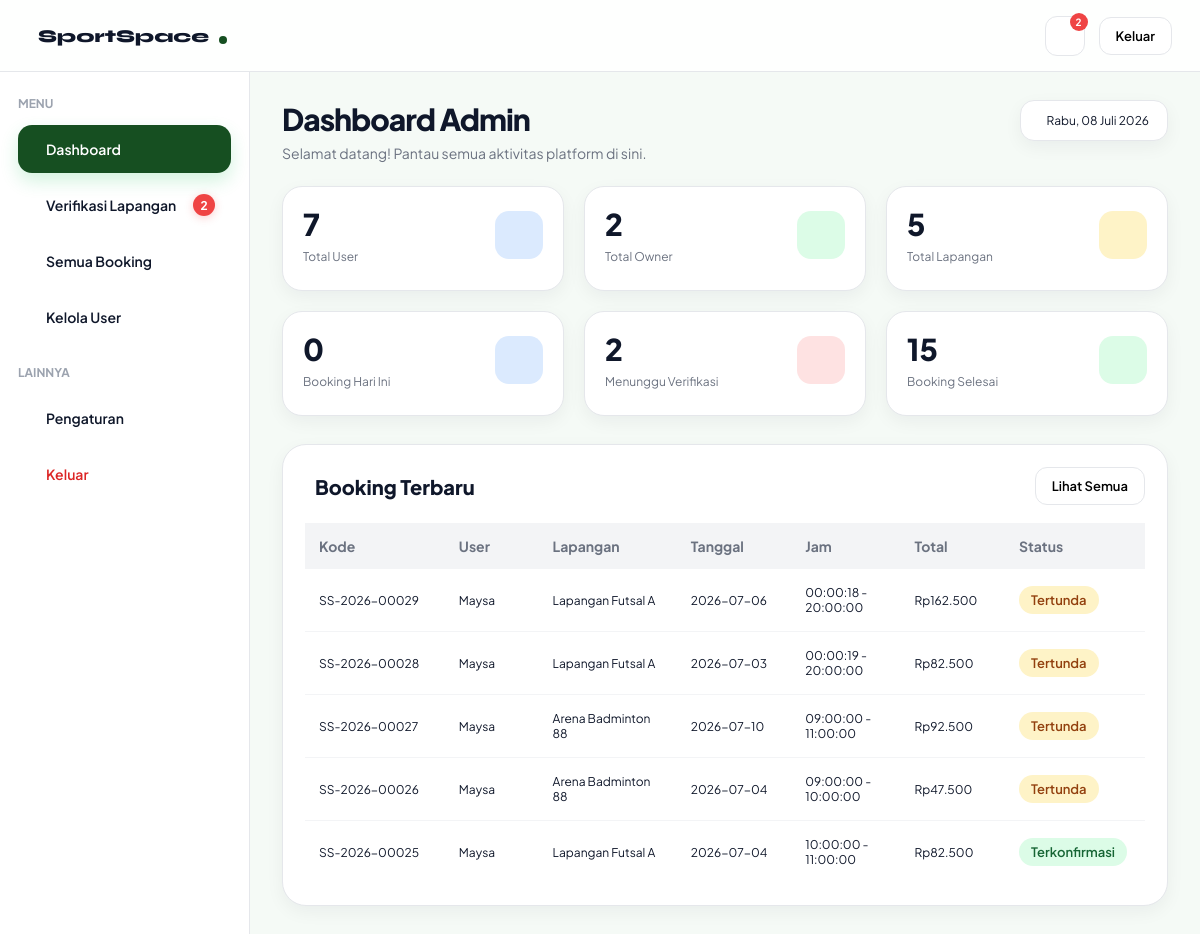
/dashboard-admin.php, run on an earlier commit of the app's database.
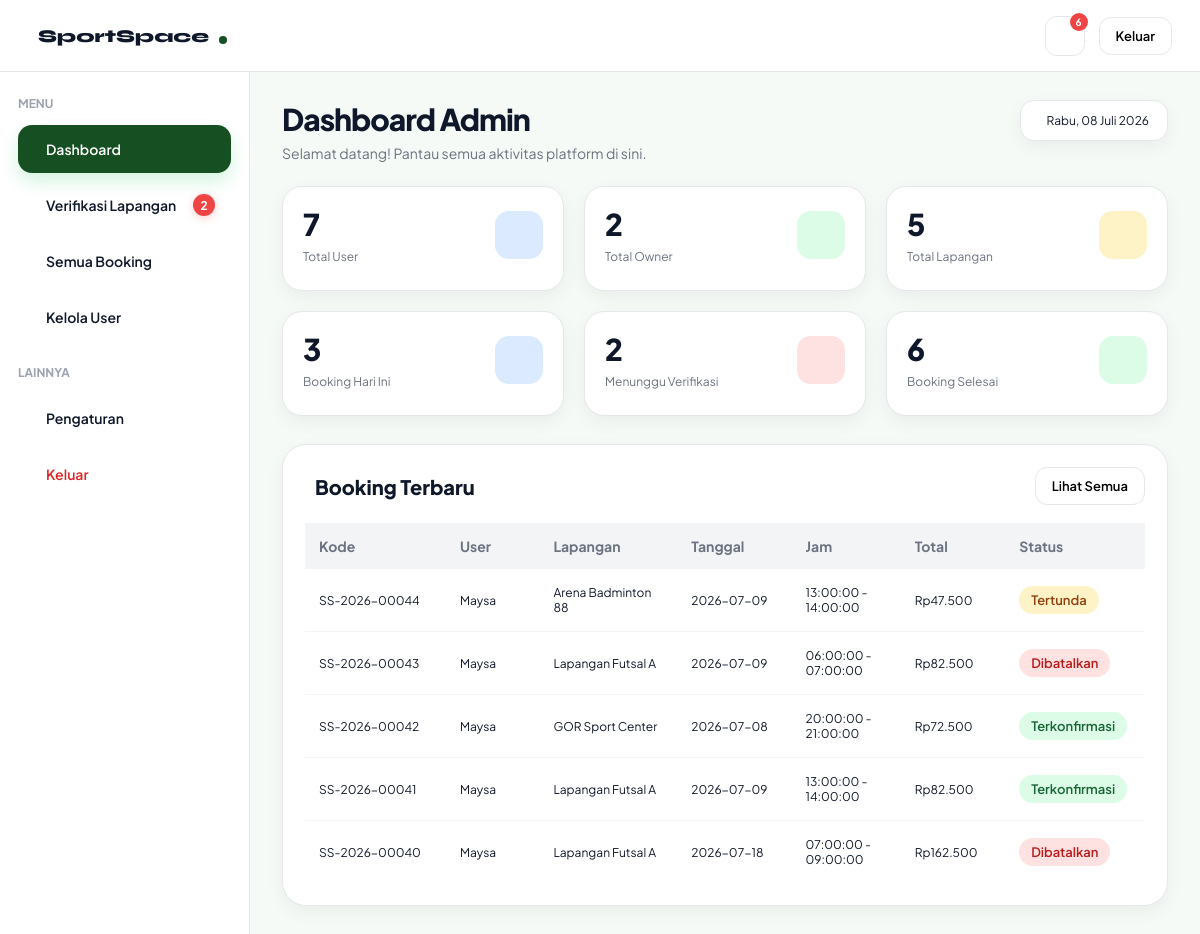
And on a later commit of the database.
### tables this page shows
CREATE TABLE `booking` (
  `booking_id` int(11) NOT NULL,
  `user_id` int(11) NOT NULL,
  `field_id` int(11) NOT NULL,
  `tanggal` date NOT NULL,
  `jam_mulai` time NOT NULL,
  `jam_selesai` time NOT NULL,
  `status` enum('tertunda','terkonfirmasi','ditolak','dibatalkan','selesai') NOT NULL DEFAULT 'tertunda',
  `created_at` timestamp NOT NULL DEFAULT current_timestamp(),
  `booking_code` varchar(20) DEFAULT NULL,
  `metode_pembayaran` varchar(30) DEFAULT NULL,
  `bank` varchar(30) DEFAULT NULL,
  `total` decimal(12,2) NOT NULL
);

CREATE TABLE `users` (
  `user_id` int(11) NOT NULL,
  `nama` varchar(50) NOT NULL,
  `email` varchar(100) NOT NULL,
  `telepon` varchar(15) NOT NULL,
  `password` varchar(255) NOT NULL,
  `role` enum('user','admin','owner') NOT NULL DEFAULT 'user',
  `aktif` enum('aktif','nonaktif') NOT NULL DEFAULT 'aktif',
  `created_at` timestamp NOT NULL DEFAULT current_timestamp()
);

CREATE TABLE `fields` (
  `field_id` int(11) NOT NULL,
  `owner_id` int(11) DEFAULT NULL,
  `nama_lapangan` varchar(100) NOT NULL,
  `jenis` varchar(50) NOT NULL,
  `harga` decimal(10,2) NOT NULL,
  `status` enum('tersedia','penuh') NOT NULL DEFAULT 'tersedia',
  `lokasi` varchar(255) DEFAULT NULL,
  `gambar` varchar(255) DEFAULT NULL,
  `deskripsi` text DEFAULT NULL,
  `owner_name` varchar(100) DEFAULT NULL,
  `owner_phone` varchar(20) DEFAULT NULL,
  `owner_address` varchar(255) DEFAULT NULL,
  `jam_operasional` varchar(50) DEFAULT NULL,
  `kapasitas` int(11) DEFAULT NULL,
  `jenis_lantai` varchar(50) DEFAULT NULL,
  `fasilitas` text DEFAULT NULL,
  `maps_link` text DEFAULT NULL,
  `google_maps_url` text DEFAULT NULL,
  `verifikasi` enum('pending','diterima','ditolak') NOT NULL DEFAULT 'pending',
  `durasi_slot` int(11) NOT NULL DEFAULT 1,
  `hari_libur` text DEFAULT NULL,
  `aktif` enum('aktif','nonaktif') NOT NULL
);

CREATE TABLE `payment` (
  `payment_id` int(11) NOT NULL,
  `booking_id` int(11) NOT NULL,
  `metode` enum('transfer','ewallet','cash') NOT NULL,
  `total` decimal(10,2) NOT NULL,
  `status` enum('tertunda','diverifikasi','ditolak') NOT NULL DEFAULT 'tertunda',
  `tanggal_bayar` timestamp NOT NULL DEFAULT current_timestamp(),
  `bank` varchar(30) DEFAULT NULL
);

### get-admin-dashboard.php (called while the page is built, shortened)
<?php
include "config.php";
$result = mysqli_query($conn,"
SELECT COUNT(*) AS total
FROM booking
WHERE tanggal = CURDATE()
");
$totalBookingHariIni = mysqli_fetch_assoc($result)['total'];
$result = mysqli_query($conn,"
SELECT COUNT(*) AS total
FROM booking
WHERE status='terkonfirmasi'
");
$totalBookingSelesai = mysqli_fetch_assoc($result)['total'];
$qNotifLapangan = mysqli_query($conn,"
    SELECT COUNT(*) AS total
    FROM fields
    WHERE verifikasi='pending'
");
$notifLapangan = mysqli_fetch_assoc($qNotifLapangan)['total'];
$qNotifBooking = mysqli_query($conn,"
    SELECT COUNT(*) AS total
    FROM booking
    WHERE DATE(created_at)=CURDATE()
");
$notifBooking = mysqli_fetch_assoc($qNotifBooking)['total'];
$qNotifUser = mysqli_query($conn,"
    SELECT COUNT(*) AS total
    FROM users
    WHERE DATE(created_at)=CURDATE()
");
$notifUser = mysqli_fetch_assoc($qNotifUser)['total'];
$totalNotif = $notifLapangan + $notifBooking + $notifUser;

### get-booking-terbaru.php (called while the page is built)
<?php
include "config.php";
$queryBookingTerbaru = mysqli_query(
    $conn,
    "
    SELECT
        booking.booking_code,
        users.nama,
        fields.nama_lapangan,
        booking.tanggal,
        booking.jam_mulai,
        booking.jam_selesai,
        payment.total,
        booking.status
    FROM booking
    JOIN users
    ON booking.user_id = users.user_id
    JOIN fields
    ON booking.field_id = fields.field_id
    LEFT JOIN payment
    ON booking.booking_id = payment.booking_id
    ORDER BY booking.booking_id DESC
    LIMIT 5
    "
);

### dashboard-admin.php (the view, shortened to what the changed rows need)
<?php
include "get-admin-dashboard.php";
include "get-booking-terbaru.php";
?>
<!DOCTYPE html>
<html lang="id">
<head>
  <link rel="stylesheet" href="admin.css">
  <link rel="stylesheet" href="https://cdn.jsdelivr.net/npm/@tabler/icons-webfont@3.31.0/dist/tabler-icons.min.css">
</head>
<body>
   <nav class="navbar">
    <div class="navbar-actions">
      <div class="notif-container">
        <div class="notif" onclick="toggleNotif()"> <i class="ti ti-bell"></i>
          <span
            class="notif-badge"
            id="notifBadge"
            <?php if($totalNotif == 0): ?>
                style="display:none;"
            <?php endif; ?>
            >
            <?= $totalNotif ?>
          </span>
        </div>
    </div>
  </div>
</nav>
 <div class="dashboard-layout">
   <main class="dashboard-content loading" id="dashboardContent">
     <section id="section-dashboard">
      <div class="top-header">
        <div>
          <h1 class="page-title"> Dashboard Admin </h1>
        </div>
      </div>
        <div class="stats-grid">
    <div class="stat-card">
        <div class="stat-top">
            <div>
                <div class="stat-value"><?= $totalBookingHariIni ?></div>
                <div class="stat-label">Booking Hari Ini</div>
            </div>
        </div>
    </div>
    <div class="stat-card">
        <div class="stat-top">
            <div>
                <div class="stat-value"><?= $totalBookingSelesai ?></div>
                <div class="stat-label">Booking Selesai</div>
            </div>
        </div>
    </div>
</div>
       <div class="card">
        <div class="table-wrapper">
          <table class="table">
            <thead>
              <tr>
                <th>Kode</th>
                <th>User</th>
                <th>Lapangan</th>
                <th>Tanggal</th>
                <th>Jam</th>
                <th>Total</th>
                <th>Status</th>
              </tr>
            </thead>
            <tbody>
              <?php while($row = mysqli_fetch_assoc($queryBookingTerbaru)) : ?>
                <tr>
                  <td><?= $row['booking_code']; ?></td>
                  <td><?= $row['nama']; ?></td>
                  <td><?= $row['nama_lapangan']; ?></td>
                  <td><?= $row['tanggal']; ?></td>
                  <td>
                    <?= $row['jam_mulai']; ?>
                    -
                    <?= $row['jam_selesai']; ?>
                  </td>
                  <td>Rp<?= number_format($row['total'], 0, ",", ".") ?></td>
                  <td>
                    <?php
                    $status = strtolower($row['status']);
                    if($status == "terkonfirmasi"){
                      echo '<span class="status-badge success">Terkonfirmasi</span>';
                    }
                    elseif($status == "tertunda"){
                      echo '<span class="status-badge warning">Tertunda</span>';
                    }
                    elseif($status == "dibatalkan"){
                      echo '<span class="status-badge danger">Dibatalkan</span>';
                    }
                    elseif($status == "selesai"){
                      echo '<span class="status-badge info">Selesai</span>';
                    }
                    else{
                      echo '<span class="status-badge">'.$row['status'].'</span>';
                    }
                    ?>
                  </td>
                </tr>
              <?php endwhile; ?>
            </tbody>
          </table>
        </div>
      </div>
    </section>
    </main>
  </div>
    </body>
    </html>

What changed in the data, as far as the page shows it:
no longer on this page (row edited): booking: booking_code "SS-2026-00029", user.nama "Maysa", field.nama_lapangan "Lapangan Futsal A", tanggal "2026-07-06", jam_mulai "00:00:18", jam_selesai "20:00:00", payment.total "162.500", status "Tertunda"
no longer on this page (row edited): booking: booking_code "SS-2026-00028", user.nama "Maysa", field.nama_lapangan "Lapangan Futsal A", tanggal "2026-07-03", jam_mulai "00:00:19", jam_selesai "20:00:00", payment.total "82.500", status "Tertunda"
no longer on this page (row edited): booking: booking_code "SS-2026-00027", user.nama "Maysa", field.nama_lapangan "Arena Badminton 88", tanggal "2026-07-10", jam_mulai "09:00:00", jam_selesai "11:00:00", payment.total "92.500", status "Tertunda"
no longer on this page (row edited): booking: booking_code "SS-2026-00026", user.nama "Maysa", field.nama_lapangan "Arena Badminton 88", tanggal "2026-07-04", jam_mulai "09:00:00", jam_selesai "10:00:00", payment.total "47.500", status "Tertunda"
no longer on this page (row edited): booking: booking_code "SS-2026-00025", user.nama "Maysa", field.nama_lapangan "Lapangan Futsal A", tanggal "2026-07-04", jam_mulai "10:00:00", jam_selesai "11:00:00", payment.total "82.500", status "Terkonfirmasi"
added booking: booking_code "SS-2026-00044", user.nama "Maysa", field.nama_lapangan "Arena Badminton 88", tanggal "2026-07-09", jam_mulai "13:00:00", jam_selesai "14:00:00", payment.total "47.500", status "Tertunda"
added booking: booking_code "SS-2026-00043", user.nama "Maysa", field.nama_lapangan "Lapangan Futsal A", tanggal "2026-07-09", jam_mulai "06:00:00", jam_selesai "07:00:00", payment.total "82.500", status "Dibatalkan"
added booking: booking_code "SS-2026-00042", user.nama "Maysa", field.nama_lapangan "GOR Sport Center", tanggal "2026-07-08", jam_mulai "20:00:00", jam_selesai "21:00:00", payment.total "72.500", status "Terkonfirmasi"
added booking: booking_code "SS-2026-00041", user.nama "Maysa", field.nama_lapangan "Lapangan Futsal A", tanggal "2026-07-09", jam_mulai "13:00:00", jam_selesai "14:00:00", payment.total "82.500", status "Terkonfirmasi"
added booking: booking_code "SS-2026-00040", user.nama "Maysa", field.nama_lapangan "Lapangan Futsal A", tanggal "2026-07-18", jam_mulai "07:00:00", jam_selesai "09:00:00", payment.total "162.500", status "Dibatalkan"
Also different on the page:
$totalNotif: "2" → "6"
$totalBookingHariIni: "0" → "3"
$totalBookingSelesai: "15" → "6"
